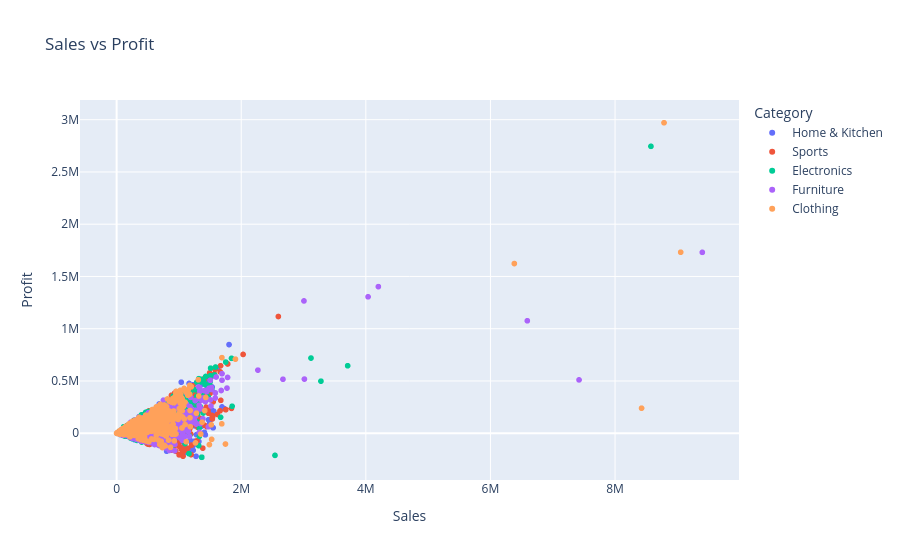

Notebook cell for this chart:
### Markdown cell above
**Code Cell 3
Scatter with Color**

### Code cell
fig = px.scatter(

    df,

    x="Sales",

    y="Profit",

    color="Category",

    title="Sales vs Profit"

)

fig.show()

### Figure 1 — Plotly figure (JSON) as saved in the notebook; plotly's stock layout.template omitted (floating-point values rounded to 4 significant figures; data arrays with more than 128 entries replaced by an {"elided": "..."} marker saying what was removed)
{"data": [{"hovertemplate": "Category=Home & Kitchen<br>Sales=%{x}<br>Profit=%{y}<extra></extra>", "legendgroup": "Home & Kitchen", "marker": {"color": "#636efa", "symbol": "circle"}, "mode": "markers", "name": "Home & Kitchen", "showlegend": true, "type": "scattergl", "x": {"elided": "2033 float values"}, "xaxis": "x", "y": {"elided": "2033 float values"}, "yaxis": "y"}, {"hovertemplate": "Category=Sports<br>Sales=%{x}<br>Profit=%{y}<extra></extra>", "legendgroup": "Sports", "marker": {"color": "#EF553B", "symbol": "circle"}, "mode": "markers", "name": "Sports", "showlegend": true, "type": "scattergl", "x": {"elided": "1980 float values"}, "xaxis": "x", "y": {"elided": "1980 float values"}, "yaxis": "y"}, {"hovertemplate": "Category=Electronics<br>Sales=%{x}<br>Profit=%{y}<extra></extra>", "legendgroup": "Electronics", "marker": {"color": "#00cc96", "symbol": "circle"}, "mode": "markers", "name": "Electronics", "showlegend": true, "type": "scattergl", "x": {"elided": "2060 float values"}, "xaxis": "x", "y": {"elided": "2060 float values"}, "yaxis": "y"}, {"hovertemplate": "Category=Furniture<br>Sales=%{x}<br>Profit=%{y}<extra></extra>", "legendgroup": "Furniture", "marker": {"color": "#ab63fa", "symbol": "circle"}, "mode": "markers", "name": "Furniture", "showlegend": true, "type": "scattergl", "x": {"elided": "1987 float values"}, "xaxis": "x", "y": {"elided": "1987 float values"}, "yaxis": "y"}, {"hovertemplate": "Category=Clothing<br>Sales=%{x}<br>Profit=%{y}<extra></extra>", "legendgroup": "Clothing", "marker": {"color": "#FFA15A", "symbol": "circle"}, "mode": "markers", "name": "Clothing", "showlegend": true, "type": "scattergl", "x": {"elided": "2040 float values"}, "xaxis": "x", "y": {"elided": "2040 float values"}, "yaxis": "y"}], "layout": {"legend": {"title": {"text": "Category"}, "tracegroupgap": 0}, "title": {"text": "Sales vs Profit"}, "xaxis": {"anchor": "y", "domain": [0, 1], "title": {"text": "Sales"}}, "yaxis": {"anchor": "x", "domain": [0, 1], "title": {"text": "Profit"}}}}
